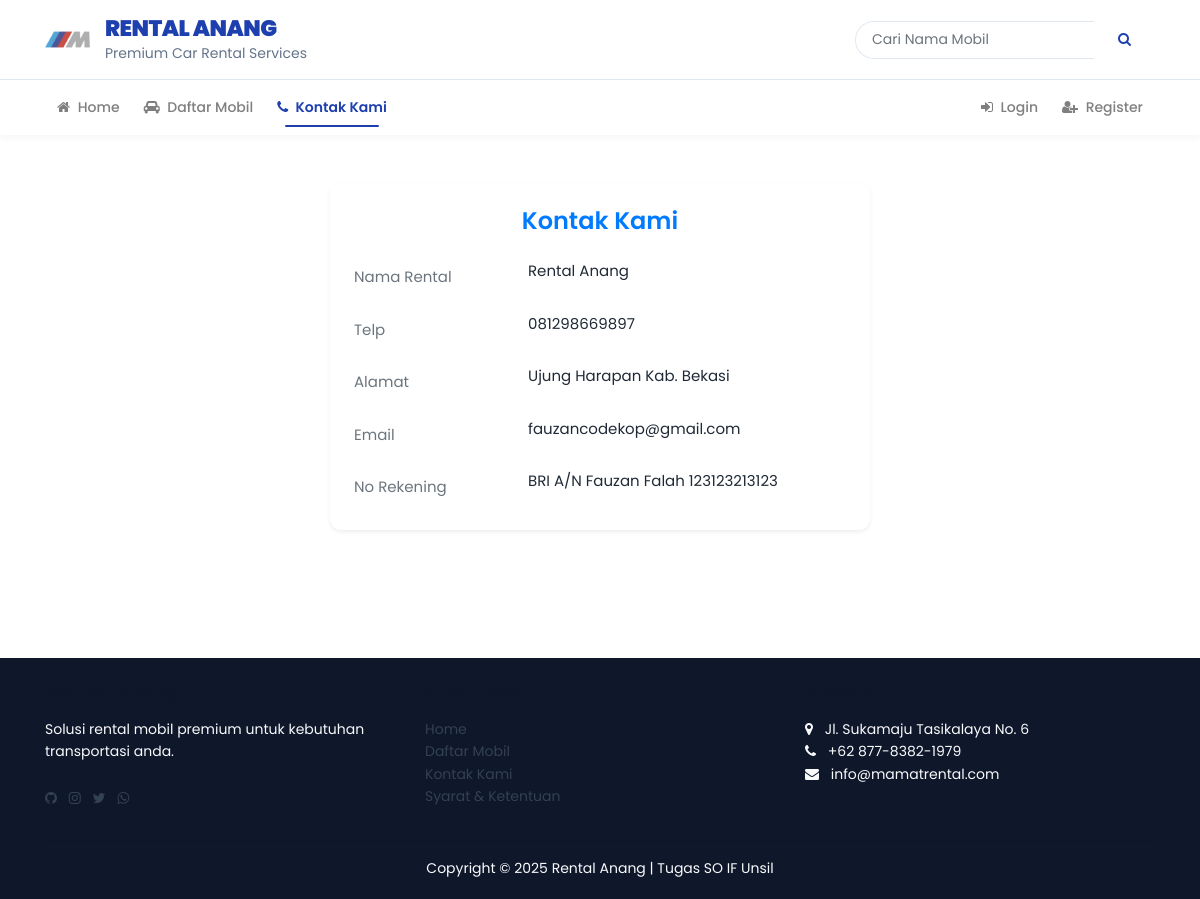
The page /kontak.php on the database as committed earlier.
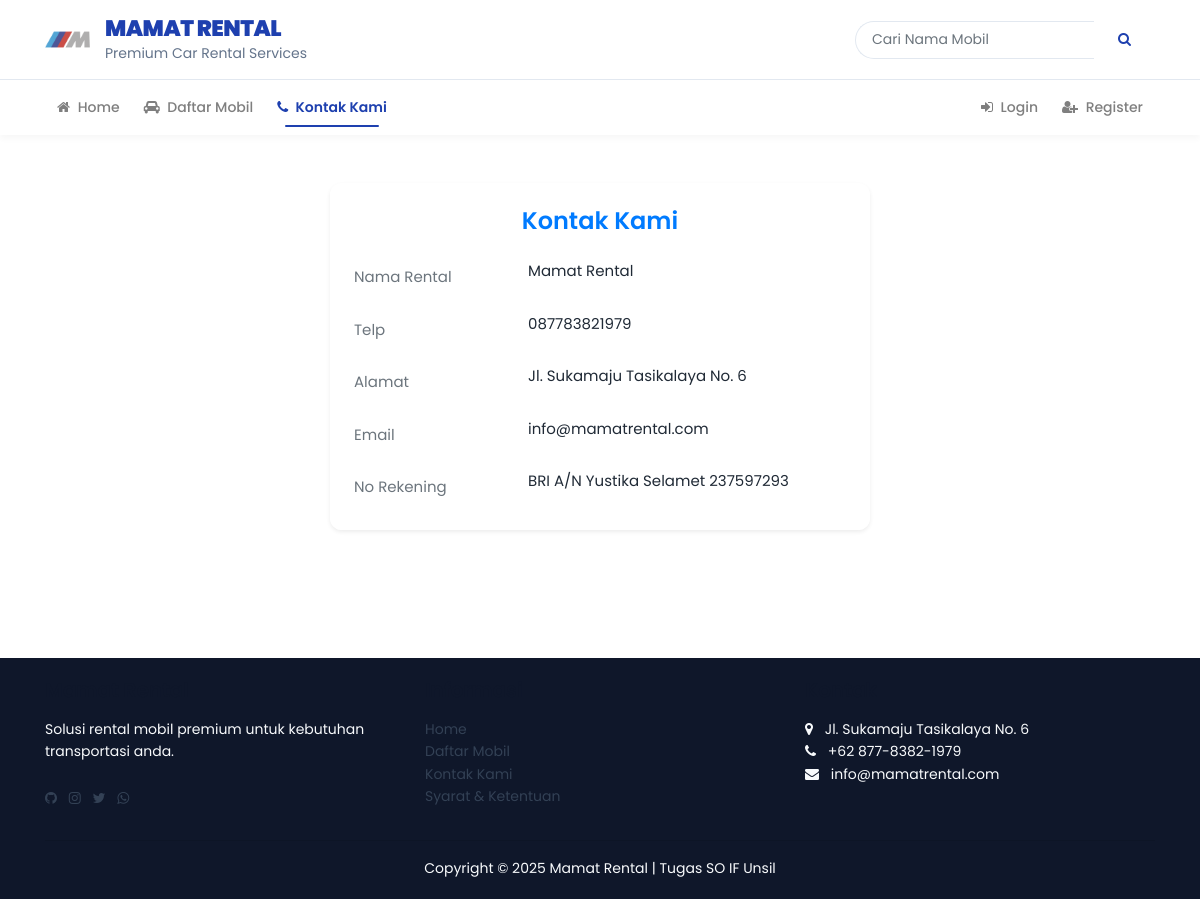
The same page on the database as committed later.
### tables this page shows
CREATE TABLE `infoweb` (
  `id` int(11) NOT NULL,
  `nama_rental` varchar(255) DEFAULT NULL,
  `telp` varchar(15) DEFAULT NULL,
  `alamat` text DEFAULT NULL,
  `email` varchar(255) DEFAULT NULL,
  `no_rek` text DEFAULT NULL,
  `updated_at` timestamp NOT NULL DEFAULT current_timestamp()
);

### koneksi/koneksi.php (called while the page is built, shortened)
<?php
    $user = 'root';
    $pass = '';
    $koneksi = new PDO("mysql:host=localhost;dbname=rental_mobil", $user, $pass);
    $sql_web = "SELECT * FROM infoweb WHERE id = 1";
    $row_web = $koneksi->prepare($sql_web);
    $row_web->execute();
    $info_web = $row_web->fetch(PDO::FETCH_OBJ);
?>

### kontak.php (the view, shortened to what the changed rows need)
<?php
    require 'koneksi/koneksi.php';
    include 'header.php';
?>
<section class="py-5">
    <div class="container">
        <div class="row justify-content-center">
            <div class="col-md-8 col-lg-6">
                <div class="card shadow-sm">
                    <div class="card-body p-4">
                        <div class="mb-3 row">
                            <label class="col-sm-4 col-form-label fw-semibold text-muted">Nama Rental</label>
                            <div class="col-sm-8"><?= $info_web->nama_rental;?></div>
                        </div>
                        <div class="mb-3 row">
                            <label class="col-sm-4 col-form-label fw-semibold text-muted">Telp</label>
                            <div class="col-sm-8"><?= $info_web->telp;?></div>
                        </div>
                        <div class="mb-3 row">
                            <label class="col-sm-4 col-form-label fw-semibold text-muted">Alamat</label>
                            <div class="col-sm-8"><?= $info_web->alamat;?></div>
                        </div>
                        <div class="mb-3 row">
                            <label class="col-sm-4 col-form-label fw-semibold text-muted">Email</label>
                            <div class="col-sm-8"><?= $info_web->email;?></div>
                        </div>
                        <div class="mb-0 row">
                            <label class="col-sm-4 col-form-label fw-semibold text-muted">No Rekening</label>
                            <div class="col-sm-8"><?= $info_web->no_rek;?></div>
                        </div>
                    </div>
                </div>
            </div>
        </div>
    </div>
</section>
<?php include 'footer.php'; ?>

### header.php (shortened to what the changed rows need)
<!doctype html>
<html lang="en">
<head>
    <link rel="stylesheet" href="assets/css/bootstrap.css">
    <link rel="stylesheet" href="assets/css/font-awesome.css">
    <link rel="stylesheet" href="assets/css/main.css">
    <link rel="stylesheet" href="assets/css/head.css">
</head>
<body>
    <div class="header-top">
        <div class="container">
            <div class="row align-items-center">
                <div class="col-md-6">
                    <div class="logo-container">
                        <div class="brand-text">
                            <h2><b><?= htmlspecialchars(strtoupper($info_web->nama_rental ?? 'Mamat Car Rental')) ?></b></h2>
                        </div>
                    </div>
                </div>
            </div>
        </div>
    </div>

### footer.php (shortened to what the changed rows need)
<footer class="footer mt-5">
  <div class="container">
    <div class="row">
      <div class="col-md-12 text-center">
        <p class="mb-0">Copyright © <?= date('Y');?> <?= $info_web->nama_rental;?> | Tugas SO IF Unsil</p>
      </div>
    </div>
  </div>
</footer>
</body>
</html>

Rows that differ between the two databases and show on the page:
changed infoweb: nama_rental "RENTAL ANANG" → "MAMAT RENTAL"; nama_rental "Rental Anang" → "Mamat Rental"; telp "081298669897" → "087783821979"; alamat "Ujung Harapan Kab. Bekasi" → "Jl. Sukamaju Tasikalaya No. 6"; email "fauzancodekop@gmail.com" → "info@mamatrental.com"; no_rek "BRI A/N Fauzan Falah 123123213123" → "BRI A/N Yustika Selamet 237597293"
